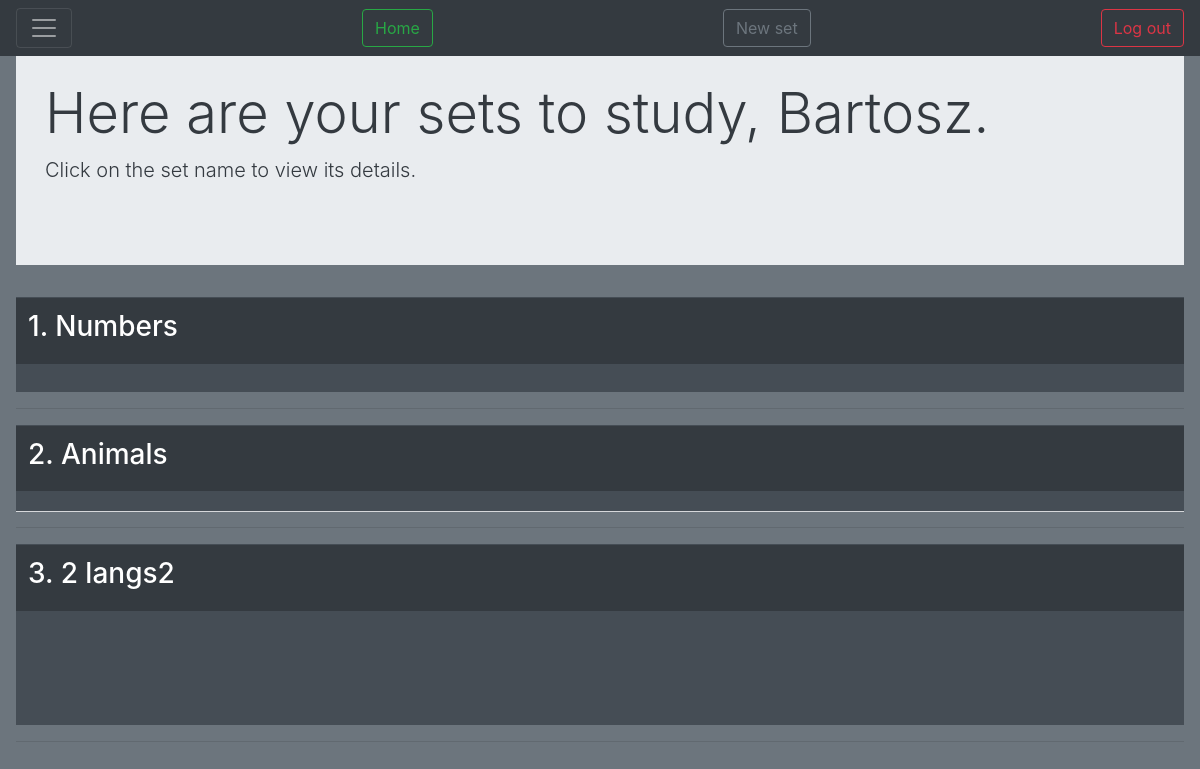
/cards/home/ (signed in), run on the app's committed database.
### Cards/models.py (models this page shows, shortened)
class CardFolder(models.Model):
    user = models.ForeignKey(User, on_delete=models.CASCADE)
    name = models.CharField(max_length=200)
    create_date = models.DateField(auto_now_add=True)
    edit_date = models.DateField(auto_now=True)
    lang1 = models.CharField(max_length=5, choices=langcodes.LangCodes, default="en")
    lang2 = models.CharField(max_length=5, choices=langcodes.LangCodes, default="pl")
    lang3 = models.CharField(max_length=5, choices=langcodes.LangCodes, default="ja", blank=True)
    lang4 = models.CharField(max_length=5, choices=langcodes.LangCodes, default="es", blank=True)
    lang5 = models.CharField(max_length=5, choices=langcodes.LangCodes, default="de", blank=True)
    score = models.SmallIntegerField(default=0)
    comment = models.CharField(max_length=400, blank=True)
    def get_langs(self, item=False):
        langs = (self.lang1, self.lang2, self.lang3, self.lang4, self.lang5)
        lang_choices = []
        lang_values = []
        lang_keys = []
        for i in langs:
            if i != "":
                value = langcodes.LangCodesDict[i].capitalize()
                lang_choices.append((i, value))
                lang_values.append(value)
                lang_keys.append(i)
        if item == 'value':
            return lang_values
        if item == 'key':
            return lang_keys
        else:
            return lang_choices
    def langs_keys(self):
        langs = [self.lang1, self.lang2, self.lang3, self.lang4, self.lang5]
        true_langs = []
        for i in langs:
            if i != "":
                true_langs.append(i)
        return true_langs
    def langs_no(self):
        return len(self.get_langs())
    langs_no.short_description = "No of languages"

### Cards/views.py (the view)
# urls.py: path('home/', views.home, name='home'),
@login_required
def home(request):
    return render(request, 'Cards/index.html')

### Cards/templatetags/get_obj.py (called while the page is built)
@register.simple_tag
def get_card(lang, multicard):
    try:
        mcard = Card.objects.get(language=lang, multi_card=multicard)
    except Card.DoesNotExist:
        mcard = None
    return mcard

@register.filter
def width(languages):
    length = len(languages)
    return 94 / length

### Cards/templates/Cards/index.html (shortened to what this page needs)
{% extends "base.html" %}
{% block styles %}
{% load get_obj %}
{% endblock %}
{% block nav_buttons %}
<a href="{% url 'add_folder' %}"><button type="button" class="btn btn-outline-secondary">New set</button></a>
{% endblock nav_buttons %}
{% block body %}
<div class="jumbotron jumbotron-fluid">
  <div class="container">
    <div class="text-dark">
    <h1 class="display-4">Here are your sets to study, {{ user }}.</h1>
    <p class="lead">Click on the set name to view its details.</p>
    </div>
  </div>
</div>
  {% for folder in user.cardfolder_set.all %}
    <table class="table table-hover table-dark" style="border-collapse:collapse;">
      <thead>
        <tr data-toggle="collapse" data-target="#b{{folder.id}}" class="clickable collapse-row collapsed">
          <th colspan="{{folder.langs_no|add:'-2'}}">
            <h3>
              {{ forloop.counter }}. {{ folder.name }}
            </h3>
          </th>
          <th class="hiddenRow" colspan=2>
          </th>
        </tr>
        <tr>
          <th class="hiddenRow" colspan="{{folder.langs_no}}">
            </th>
        </tr>
        <tr>
          {% for k, v in folder.get_langs %}
            <td class="hiddenRow" style="width: {{folder.get_langs|width}}%">
            </td>
          {% endfor %}
        </tr>
        </thead>
      {% if folder.multicard_set.all %}
        {% for multicard in folder.multicard_set.all %}
        <tr data-toggle="collapse" data-target="#a{{multicard.id}}" class="clickable collapse-row collapsed">
          {% for lang in folder.langs_keys %}
          {% get_card lang multicard as card %}
            <td class="hiddenRow">
            </td>
          {% endfor %}
        </tr>
        <tr class="table-secondary">
          {% for lang in folder.langs_keys %}
          {% get_card lang multicard as card %}
          <td class="hiddenRow">
          </td>
          {% endfor %}
        </tr>
        {% endfor %}
      {% else %}
        <th colspan="{{folder.langs_no}}">
          There are no cards for this set.
        </th>
      {% endif %}
    </table>
  <hr/>
  {% endfor %}
{% endblock %}

### Cards/templates/Cards/index.html (style rules this page uses)
.hiddenRow { padding: 0 !important; }

### data on the page
CardFolder: name "Numbers", {{ folder.get_langs|width }} 18.8 (drawn)
CardFolder: name "Animals", {{ folder.get_langs|width }} 18.8 (drawn)
CardFolder: name "2 langs2", {{ folder.get_langs|width }} 47.0 (drawn)

### other printed values
{{ user }} "Bartosz"
